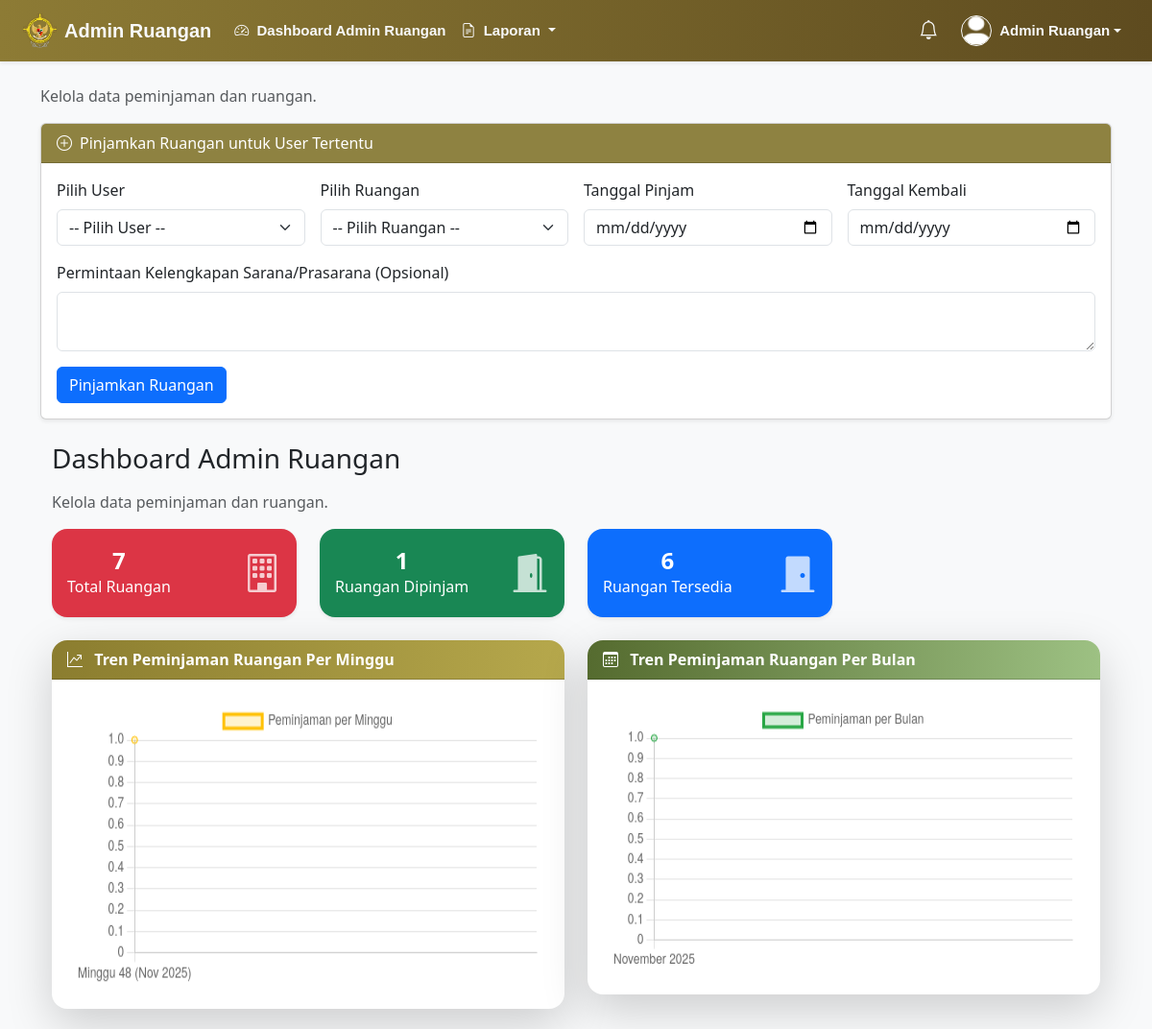
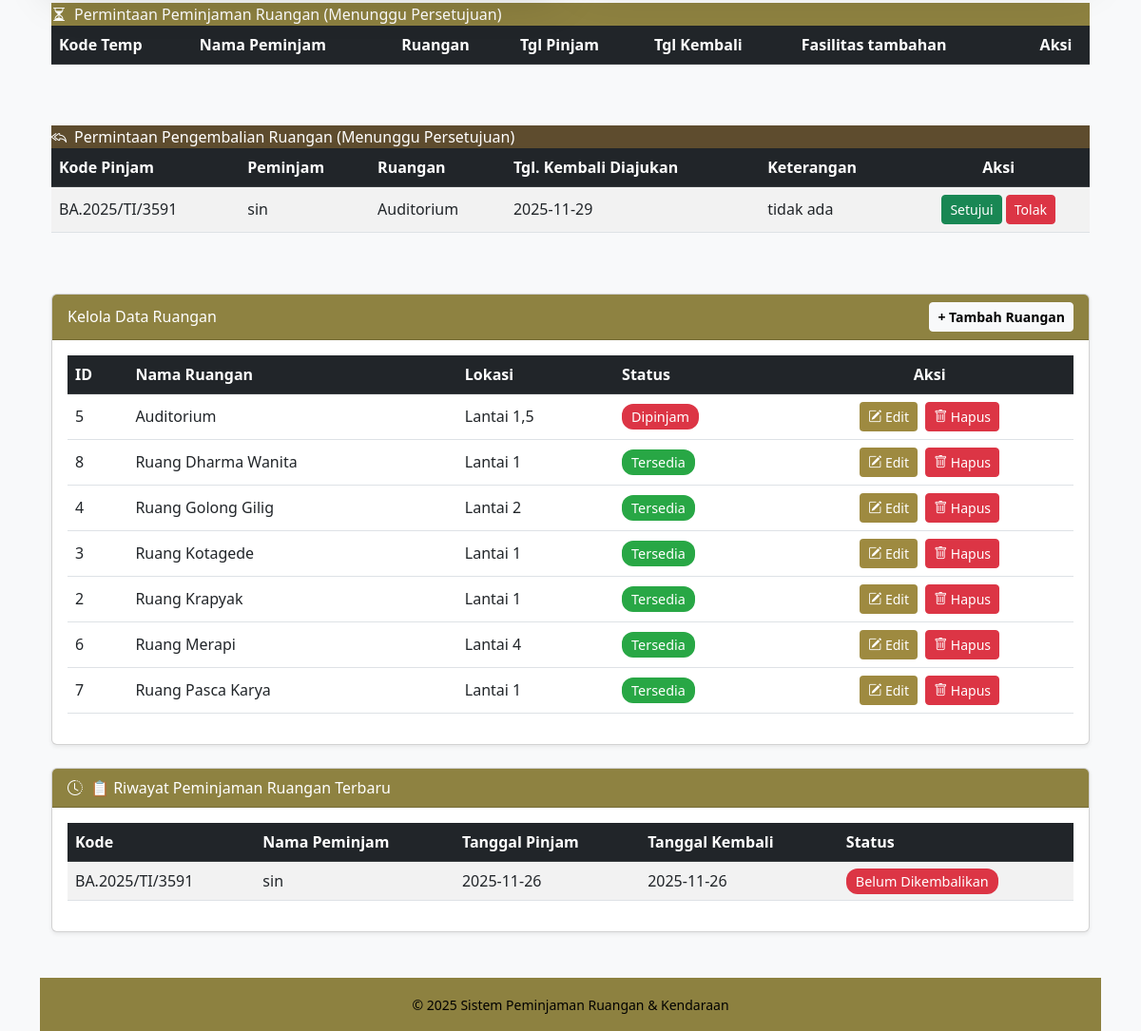
The page /modules/admin/admin_ruangan.php (signed in) on the database as committed earlier (2 pictures, top to bottom).
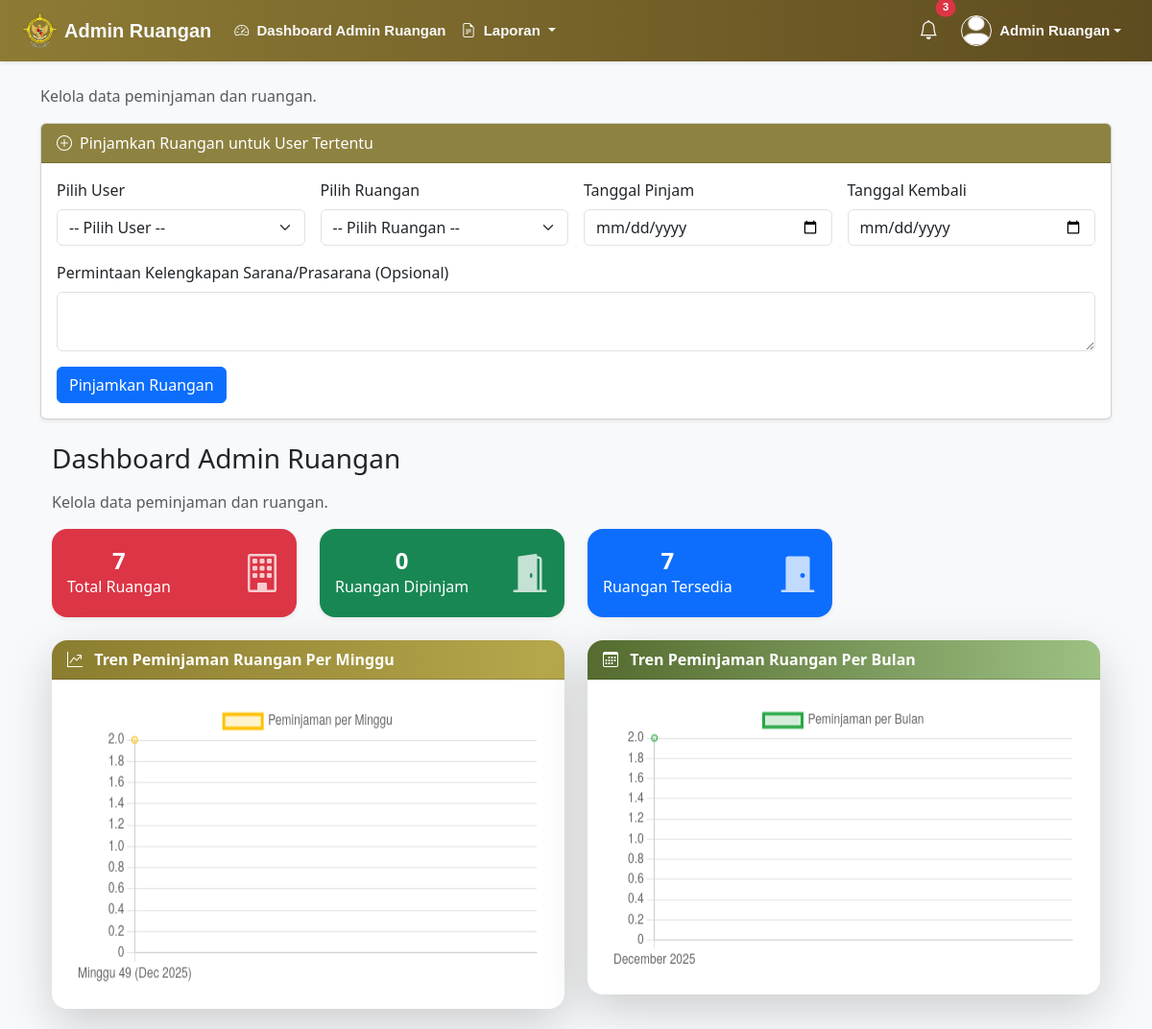
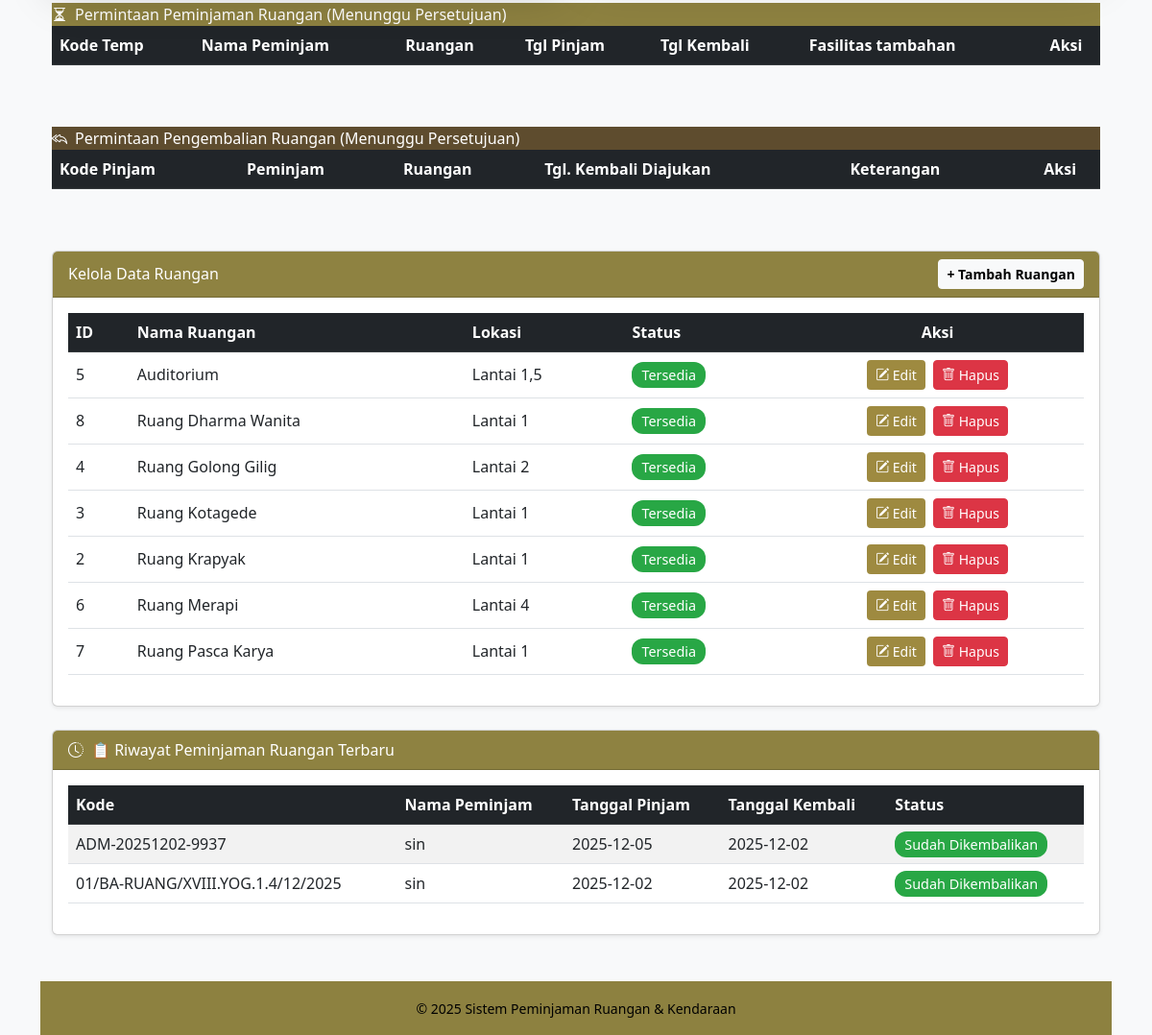
The same page on the database as committed later (2 pictures, top to bottom).
### tables this page shows
CREATE TABLE `peminjaman` (
  `id` int(11) NOT NULL,
  `kode_peminjaman` varchar(50) DEFAULT NULL,
  `id_user` int(11) DEFAULT NULL,
  `jenis` enum('ruangan','kendaraan') NOT NULL,
  `id_item` int(11) NOT NULL,
  `tanggal_pinjam` date DEFAULT NULL,
  `tanggal_kembali` date DEFAULT NULL,
  `status` enum('pending','approved','rejected','dipinjam','dikembalikan') DEFAULT 'pending',
  `keterangan_user` text DEFAULT NULL,
  `lo` varchar(100) DEFAULT NULL,
  `created_at` timestamp NOT NULL DEFAULT current_timestamp(),
  `tanggal_kembali_aktual` date DEFAULT NULL,
  `tambah_fasilitas` text DEFAULT NULL,
  `nama_manual` varchar(255) DEFAULT NULL,
  `nip_manual` varchar(50) DEFAULT NULL
);

CREATE TABLE `user` (
  `id` int(11) NOT NULL,
  `nama` varchar(100) NOT NULL,
  `username` varchar(50) NOT NULL,
  `password` varchar(255) NOT NULL,
  `role` enum('super_admin','admin_ruangan','admin_kendaraan','user') DEFAULT 'user',
  `created_at` timestamp NOT NULL DEFAULT current_timestamp(),
  `nip` varchar(30) DEFAULT NULL
);

CREATE TABLE `ruangan` (
  `id` int(11) NOT NULL,
  `nama_ruangan` varchar(100) NOT NULL,
  `lokasi` varchar(100) DEFAULT NULL,
  `kapasitas` int(11) DEFAULT NULL,
  `status` enum('tersedia','dipinjam') DEFAULT 'tersedia',
  `keterangan` text DEFAULT NULL,
  `foto` varchar(255) DEFAULT NULL
);

### modules/admin/admin_ruangan.php (the view, shortened to what the changed rows need)
<?php
include_once("../../koneksi.php");
include("../../includes/header.php");
include("../../includes/navbar.php");
$ruanganDipinjam = $con->query("SELECT COUNT(*) AS total FROM ruangan WHERE status='dipinjam'")->fetch_assoc()['total'];
$ruanganTersedia = $con->query("SELECT COUNT(*) AS total FROM ruangan WHERE status='tersedia'")->fetch_assoc()['total'];
$peminjamanPerBulan = $con->query("
    SELECT DATE_FORMAT(tanggal_pinjam, '%M %Y') AS bulan, COUNT(*) AS total
    FROM peminjaman
    WHERE jenis = 'ruangan'
    GROUP BY DATE_FORMAT(tanggal_pinjam, '%Y-%m')
    ORDER BY MIN(tanggal_pinjam)
");
$lineLabels = [];
$lineData = [];
while ($r = $peminjamanPerBulan->fetch_assoc()) {
    $lineLabels[] = $r['bulan'];
    $lineData[] = (int)$r['total'];
}
$peminjamanPerMinggu = $con->query("
    SELECT
        YEAR(tanggal_pinjam) AS tahun,
        WEEK(tanggal_pinjam, 1) AS minggu_ke,
        CONCAT('Minggu ', WEEK(tanggal_pinjam, 1), ' (', DATE_FORMAT(tanggal_pinjam, '%b %Y'), ')') AS label,
        COUNT(*) AS total
    FROM peminjaman
    WHERE jenis = 'ruangan'
    GROUP BY tahun, minggu_ke
    ORDER BY tahun, minggu_ke
");
$labels = [];
$totals = [];
while ($row = $peminjamanPerMinggu->fetch_assoc()) {
    $labels[] = $row['label'];
    $totals[] = (int)$row['total'];
}
?>
<div class="container mt-4">
<div class="container mt-4">
<div class="row text-center mb-4 g-4">
    <div class="col-md-3">
        <div class="card text-white bg-success shadow-sm border-0 rounded-4">
            <div class="card-body d-flex justify-content-between align-items-center">
                <div>
                    <h4 class="fw-bold mb-0"><?= $ruanganDipinjam; ?></h4>
                    <p class="mb-0">Ruangan Dipinjam</p>
                </div>
            </div>
        </div>
    </div>
    <div class="col-md-3">
        <div class="card text-white bg-primary shadow-sm border-0 rounded-4">
            <div class="card-body d-flex justify-content-between align-items-center">
                <div>
                    <h4 class="fw-bold mb-0"><?= $ruanganTersedia; ?></h4>
                    <p class="mb-0">Ruangan Tersedia</p>
                </div>
            </div>
        </div>
    </div>
</div>
    <div class="row mb-4 g-4">
    <div class="col-md-6">
        <div class="card border-0 shadow-lg rounded-4 overflow-hidden">
            <div class="card-body p-4">
                <canvas id="lineChartRuanganMinggu" style="min-height: 295px;"></canvas>
            </div>
        </div>
    </div>
    <div class="col-md-6">
        <div class="card border-0 shadow-lg rounded-4 overflow-hidden">
            <div class="card-body p-4">
                <canvas id="lineChartRuanganBulan" style="min-height: 280px;"></canvas>
            </div>
        </div>
    </div>
    </div>
    <div class="row">
    <div class="col-lg-12 mb-5">
        <div class="card-body table-responsive">
            <table class="table table-striped table-hover align-middle">
                <thead class="table-dark">
                    <tr>
                        <th>Kode Temp</th>
                        <th>Nama Peminjam</th>
                        <th>Ruangan</th>
                        <th>Tgl Pinjam</th>
                        <th>Tgl Kembali</th>
                        <th>Fasilitas tambahan</th>
                        <th class="text-center">Aksi</th>
                    </tr>
                </thead>
            </table>
        </div>
    </div>
    <div class="col-lg-12 mb-5">
        <div class="card-body table-responsive">
            <?php
            $pendingReturn = $con->prepare("
            SELECT p.id, p.kode_peminjaman, p.tanggal_kembali,p.keterangan_user,
            u.nama AS peminjam, k.nama_ruangan
            FROM peminjaman p
            JOIN user u ON p.id_user = u.id
            JOIN ruangan k ON p.id_item = k.id
            WHERE p.jenis = 'ruangan'
            AND p.status = ''
            ORDER BY p.tanggal_kembali ASC
            ");
            $pendingReturn->execute();
            $result = $pendingReturn->get_result();
            ?>
            <table class="table table-striped table-hover align-middle">
                <thead class="table-dark">
                    <tr>
                        <th>Kode Pinjam</th>
                        <th>Peminjam</th>
                        <th>Ruangan</th>
                        <th>Tgl. Kembali Diajukan</th>
                        <th>Keterangan</th>
                        <th class="text-center">Aksi</th>
                    </tr>
                </thead>
                <tbody>
                    <?php while ($r = $result->fetch_assoc()): ?>
                        <tr>
                            <td><?= htmlspecialchars($r['kode_peminjaman']) ?></td>
                            <td><?= htmlspecialchars($r['peminjam']) ?></td>
                            <td><?= htmlspecialchars($r['nama_ruangan']) ?></td>
                            <td><?= htmlspecialchars($r['tanggal_kembali']) ?></td>
                            <td><?= htmlspecialchars($r['keterangan_user'] ?: '-') ?></td>
                            <td class="text-center">
                                <a href="kembali_ruangan.php?id=<?= $r['id'] ?>&action=approve"
                                class="btn btn-sm btn-success"
                                onclick="return confirm('Setujui pengembalian ruangan ini?')">
                                Setujui
                                </a>
                                <a href="approve_kembali_ruangan.php?id=<?= $r['id'] ?>&action=reject"
                                class="btn btn-sm btn-danger"
                                onclick="return confirm('Tolak pengembalian ini?')">
                                Tolak
                                </a>
                            </td>
                        </tr>
                    <?php endwhile; ?>
                </tbody>
            </table>
        </div>
    </div>
    </div>
    <div class="card shadow-sm mb-4">
        <div class="card-body">
            <table class="table table-hover align-middle">
                <thead class="table-dark">
                    <tr><th>ID</th><th>Nama Ruangan</th><th>Lokasi</th><th>Status</th><th class="text-center">Aksi</th></tr>
                </thead>
                <tbody>
                    <?php
                    $ruangan = $con->query("SELECT * FROM ruangan ORDER BY nama_ruangan ASC");
                    while ($r = $ruangan->fetch_assoc()):
                    ?>
                    <tr>
                        <td><?= $r['id']; ?></td>
                        <td><?= htmlspecialchars($r['nama_ruangan']); ?></td>
                        <td><?= htmlspecialchars($r['lokasi']); ?></td>
                        <td>
                            <?php if ($r['status'] == 'tersedia'): ?>
                                <span class="status-label tersedia">Tersedia</span>
                            <?php else: ?>
                                <span class="status-label dipinjam">Dipinjam</span>
                            <?php endif; ?>
                        </td>
                        <td class="text-center">
                            <a href="../../pages/ruangan_crud.php?edit=<?= $r['id']; ?>" class="btn btn-sm me-1" style="background-color: #9e8a40ff; color: #ffffffff;">
                                <i class="bi bi-pencil-square"></i> Edit
                            </a>
                            <a href="../../pages/ruangan_crud.php?hapus=<?= $r['id']; ?>"
                               class="btn btn-sm btn-danger"
                               onclick="return confirm('Hapus ruangan ini?')">
                               <i class="bi bi-trash"></i> Hapus
                            </a>
                        </td>
                    </tr>
                    <?php endwhile; ?>
                </tbody>
            </table>
        </div>
    </div>
    <div class="card shadow-sm mb-5">
        <div class="card-body table-responsive">
            <?php
            $result = $con->query("
                SELECT p.*, u.nama
                FROM peminjaman p
                JOIN user u ON p.id_user = u.id
                WHERE jenis = 'ruangan'
                ORDER BY p.created_at DESC
                LIMIT 10
            ");
            ?>
            <table class="table table-striped table-hover align-middle">
                <thead class="table-dark">
                    <tr>
                        <th>Kode</th>
                        <th>Nama Peminjam</th>
                        <th>Tanggal Pinjam</th>
                        <th>Tanggal Kembali</th>
                        <th>Status</th>
                    </tr>
                </thead>
                <tbody>
                    <?php while ($row = $result->fetch_assoc()): ?>
                        <tr>
                            <td><?= htmlspecialchars($row['kode_peminjaman']); ?></td>
                            <td><?= htmlspecialchars($row['nama']); ?></td>
                            <td><?= htmlspecialchars($row['tanggal_pinjam']); ?></td>
                            <td><?= htmlspecialchars($row['tanggal_kembali_aktual'] ?? '-'); ?></td>
                            <td>
                                <?php if ($row['status'] === 'dipinjam' || $row['status'] === ''): ?>
                                    <span class="status-label pinjam">Belum Dikembalikan</span>
                                <?php elseif ($row['status'] === 'pending'): ?>
                                    <span class="status-label tolak">Menunggu persetujuan</span>
                                <?php elseif ($row['status'] === 'rejected'): ?>
                                    <span class="status-label tolak">Ditolak</span>
                                <?php else: ?>
                                    <span class="status-label kembali">Sudah Dikembalikan</span>
                                <?php endif; ?>
                            </td>
                        </tr>
                    <?php endwhile; ?>
                </tbody>
            </table>
        </div>
    </div>
</div>
<script>
const ctxLineBulan = document.getElementById('lineChartRuanganBulan').getContext('2d');
new Chart(ctxLineBulan, {
    type: 'line',
    data: {
        labels: <?= json_encode($lineLabels) ?>,
        datasets: [{
            label: 'Peminjaman per Bulan',
            data: <?= json_encode($lineData) ?>,
            fill: true,
            borderColor: '#28a745',
            backgroundColor: 'rgba(40,167,69,0.2)',
            tension: 0.3
        }]
    },
    options: {
        scales: { y: { beginAtZero: true } },
        plugins: { legend: { display: true } }
    }
});
const ctxLineMinggu = document.getElementById('lineChartRuanganMinggu').getContext('2d');
new Chart(ctxLineMinggu, {
    type: 'line',
    data: {
        labels: <?= json_encode($labels) ?>,
        datasets: [{
            label: 'Peminjaman per Minggu',
            data: <?= json_encode($totals) ?>,
            fill: true,
            borderColor: '#ffc107',
            backgroundColor: 'rgba(255,193,7,0.2)',
            tension: 0.3
        }]
    },
    options: {
        scales: { y: { beginAtZero: true } },
        plugins: { legend: { display: true } }
    }
});
document.addEventListener("DOMContentLoaded", function() {
    const tglPinjam = document.getElementById("tanggal_pinjam");
    const tglKembali = document.getElementById("tanggal_kembali");
    // Biar saat field diklik langsung buka kalender
    if (tglPinjam && tglPinjam.showPicker) {
        tglPinjam.addEventListener("focus", () => tglPinjam.showPicker());
        tglPinjam.addEventListener("click", () => tglPinjam.showPicker());
    }
    if (tglKembali && tglKembali.showPicker) {
        tglKembali.addEventListener("focus", () => tglKembali.showPicker());
        tglKembali.addEventListener("click", () => tglKembali.showPicker());
    }
});
</script>
<?php include("../../includes/footer.php"); ?>

### includes/navbar.php (shortened to what the changed rows need)
<?php
$path = str_replace('\\', '/', $_SERVER['PHP_SELF']);
if (strpos($path, '/modules/admin/') !== false) {
    $pathPrefix = '../../';
} elseif (strpos($path, '/modules/') !== false) {
    $pathPrefix = '../';
} elseif (strpos($path, '/pages/') !== false) {
    $pathPrefix = '../';
} else {
    $pathPrefix = '';
}
$username = isset($_SESSION['username']) ? $_SESSION['username'] : '';
$notif_count = 0;
if (!empty($username)) {
  @include_once($pathPrefix . 'koneksi.php');
  if (isset($con)) {
    $stmtU = $con->prepare("SELECT id FROM user WHERE username = ?");
    if ($stmtU) {
      $stmtU->bind_param('s', $username);
      $stmtU->execute();
      $resU = $stmtU->get_result()->fetch_assoc();
      $uid = $resU['id'] ?? null;
      if ($uid) {
        $stmtN = $con->prepare("SELECT COUNT(*) AS cnt FROM notifications WHERE id_user = ? AND is_read = 0");
        if ($stmtN) {
          $stmtN->bind_param('i', $uid);
          $stmtN->execute();
          $resN = $stmtN->get_result()->fetch_assoc();
          $notif_count = (int)($resN['cnt'] ?? 0);
        }
      }
    }
  }
}
?>
<nav class="navbar navbar-expand-lg navbar-dark shadow-sm" style="background: linear-gradient(90deg, #8d7b35, #5e4b1f);">
  <div class="container-fluid px-4">
    <div class="collapse navbar-collapse" id="navbarContent">
      <ul class="navbar-nav ms-auto">
        <li class="nav-item me-2">
          <a class="nav-link position-relative text-light fw-semibold" href="<?= $pathPrefix ?>pages/notifications.php" title="Notifikasi">
            <i class="bi bi-bell fs-5"></i>
            <?php if ($notif_count > 0): ?>
              <span class="position-absolute top-0 start-100 translate-middle badge rounded-pill bg-danger"><?= $notif_count ?></span>
            <?php endif; ?>
          </a>
        </li>
      </ul>
    </div>
  </div>
</nav>

Rows that differ between the two databases and show on the page:
removed peminjaman: kode_peminjaman "BA.2025/TI/3591", id_user.nama "sin", ruangan.nama_ruangan "Auditorium", tanggal_kembali "2025-11-29", keterangan_user "tidak ada", tanggal_pinjam "2025-11-26", tanggal_kembali_aktual "2025-11-26", status "Belum Dikembalikan"
changed ruangan "Auditorium": status "Dipinjam" → "Tersedia"
added peminjaman: kode_peminjaman "ADM-20251202-9937", id_user.nama "sin", tanggal_pinjam "2025-12-05", tanggal_kembali_aktual "2025-12-02", status "Sudah Dikembalikan"
added peminjaman: kode_peminjaman "01/BA-RUANG/XVIII.YOG.1.4/12/2025", id_user.nama "sin", tanggal_pinjam "2025-12-02", tanggal_kembali_aktual "2025-12-02", status "Sudah Dikembalikan"
Other text that changed with them:
$notif_count: (not shown) → "3"
$ruanganDipinjam: "1" → "0"
$ruanganTersedia: "6" → "7"
chart data {{ json_encode($lineData) }}: [1] → [2]
chart data {{ json_encode($totals) }}: [1] → [2]
